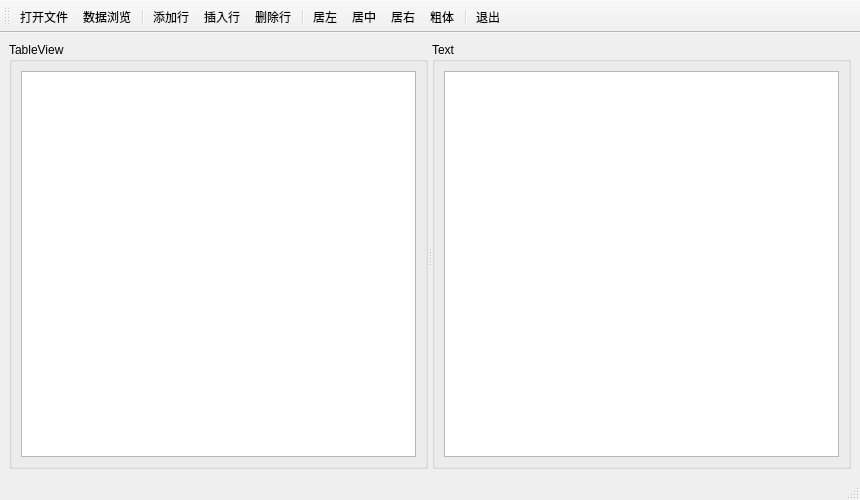
<?xml version="1.0" encoding="UTF-8"?>
<ui version="4.0">
 <class>MainWindow</class>
 <widget class="QMainWindow" name="MainWindow">
  <property name="geometry">
   <rect>
    <x>0</x>
    <y>0</y>
    <width>860</width>
    <height>500</height>
   </rect>
  </property>
  <property name="windowTitle">
   <string>MainWindow</string>
  </property>
  <widget class="QWidget" name="centralwidget">
   <layout class="QGridLayout" name="gridLayout">
    <item row="0" column="0">
     <widget class="QSplitter" name="splitter">
      <property name="orientation">
       <enum>Qt::Horizontal</enum>
      </property>
      <widget class="QGroupBox" name="groupBox">
       <property name="title">
        <string>TableView</string>
       </property>
       <layout class="QHBoxLayout" name="horizontalLayout">
        <item>
         <widget class="QTableView" name="tableView"/>
        </item>
       </layout>
      </widget>
      <widget class="QGroupBox" name="groupBox_2">
       <property name="title">
        <string>Text</string>
       </property>
       <layout class="QHBoxLayout" name="horizontalLayout_2">
        <item>
         <widget class="QPlainTextEdit" name="plainTextEdit"/>
        </item>
       </layout>
      </widget>
     </widget>
    </item>
   </layout>
  </widget>
  <widget class="QStatusBar" name="statusbar"/>
  <widget class="QToolBar" name="toolBar">
   <property name="enabled">
    <bool>true</bool>
   </property>
   <property name="windowTitle">
    <string>toolBar</string>
   </property>
   <property name="toolButtonStyle">
    <enum>Qt::ToolButtonTextUnderIcon</enum>
   </property>
   <attribute name="toolBarArea">
    <enum>TopToolBarArea</enum>
   </attribute>
   <attribute name="toolBarBreak">
    <bool>false</bool>
   </attribute>
   <addaction name="action_open_file"/>
   <addaction name="action_data_view"/>
   <addaction name="separator"/>
   <addaction name="action_add_row"/>
   <addaction name="action_insert_row"/>
   <addaction name="action_delete_row"/>
   <addaction name="separator"/>
   <addaction name="action_left"/>
   <addaction name="action_center"/>
   <addaction name="action_right"/>
   <addaction name="action_bold"/>
   <addaction name="separator"/>
   <addaction name="action_quit"/>
  </widget>
  <action name="action_open_file">
   <property name="icon">
    <iconset resource="rsc.qrc">
     <normaloff>:/icons/Disk.png</normaloff>:/icons/Disk.png</iconset>
   </property>
   <property name="text">
    <string>打开文件</string>
   </property>
  </action>
  <action name="action_data_view">
   <property name="icon">
    <iconset resource="rsc.qrc">
     <normaloff>:/icons/Projector.png</normaloff>:/icons/Projector.png</iconset>
   </property>
   <property name="text">
    <string>数据浏览</string>
   </property>
  </action>
  <action name="action_add_row">
   <property name="icon">
    <iconset resource="rsc.qrc">
     <normaloff>:/icons/Bowling.png</normaloff>:/icons/Bowling.png</iconset>
   </property>
   <property name="text">
    <string>添加行</string>
   </property>
  </action>
  <action name="action_insert_row">
   <property name="icon">
    <iconset resource="rsc.qrc">
     <normaloff>:/icons/Cassette.png</normaloff>:/icons/Cassette.png</iconset>
   </property>
   <property name="text">
    <string>插入行</string>
   </property>
  </action>
  <action name="action_delete_row">
   <property name="icon">
    <iconset resource="rsc.qrc">
     <normaloff>:/icons/Console03.png</normaloff>:/icons/Console03.png</iconset>
   </property>
   <property name="text">
    <string>删除行</string>
   </property>
  </action>
  <action name="action_left">
   <property name="enabled">
    <bool>true</bool>
   </property>
   <property name="icon">
    <iconset resource="rsc.qrc">
     <normaloff>:/icons/Disco.png</normaloff>:/icons/Disco.png</iconset>
   </property>
   <property name="text">
    <string>居左</string>
   </property>
  </action>
  <action name="action_center">
   <property name="enabled">
    <bool>true</bool>
   </property>
   <property name="icon">
    <iconset resource="rsc.qrc">
     <normaloff>:/icons/Console03.png</normaloff>:/icons/Console03.png</iconset>
   </property>
   <property name="text">
    <string>居中</string>
   </property>
  </action>
  <action name="action_right">
   <property name="enabled">
    <bool>true</bool>
   </property>
   <property name="icon">
    <iconset resource="rsc.qrc">
     <normaloff>:/icons/Console03.png</normaloff>:/icons/Console03.png</iconset>
   </property>
   <property name="text">
    <string>居右</string>
   </property>
  </action>
  <action name="action_bold">
   <property name="checkable">
    <bool>true</bool>
   </property>
   <property name="enabled">
    <bool>true</bool>
   </property>
   <property name="icon">
    <iconset resource="rsc.qrc">
     <normaloff>:/icons/Disco.png</normaloff>:/icons/Disco.png</iconset>
   </property>
   <property name="text">
    <string>粗体</string>
   </property>
  </action>
  <action name="action_quit">
   <property name="icon">
    <iconset resource="rsc.qrc">
     <normaloff>:/icons/Dice.png</normaloff>:/icons/Dice.png</iconset>
   </property>
   <property name="text">
    <string>退出</string>
   </property>
  </action>
 </widget>
 <resources>
  <include location="rsc.qrc"/>
 </resources>
 <connections>
  <connection>
   <sender>action_quit</sender>
   <signal>triggered()</signal>
   <receiver>MainWindow</receiver>
   <slot>close()</slot>
   <hints>
    <hint type="sourcelabel">
     <x>-1</x>
     <y>-1</y>
    </hint>
    <hint type="destinationlabel">
     <x>386</x>
     <y>227</y>
    </hint>
   </hints>
  </connection>
 </connections>
</ui>
